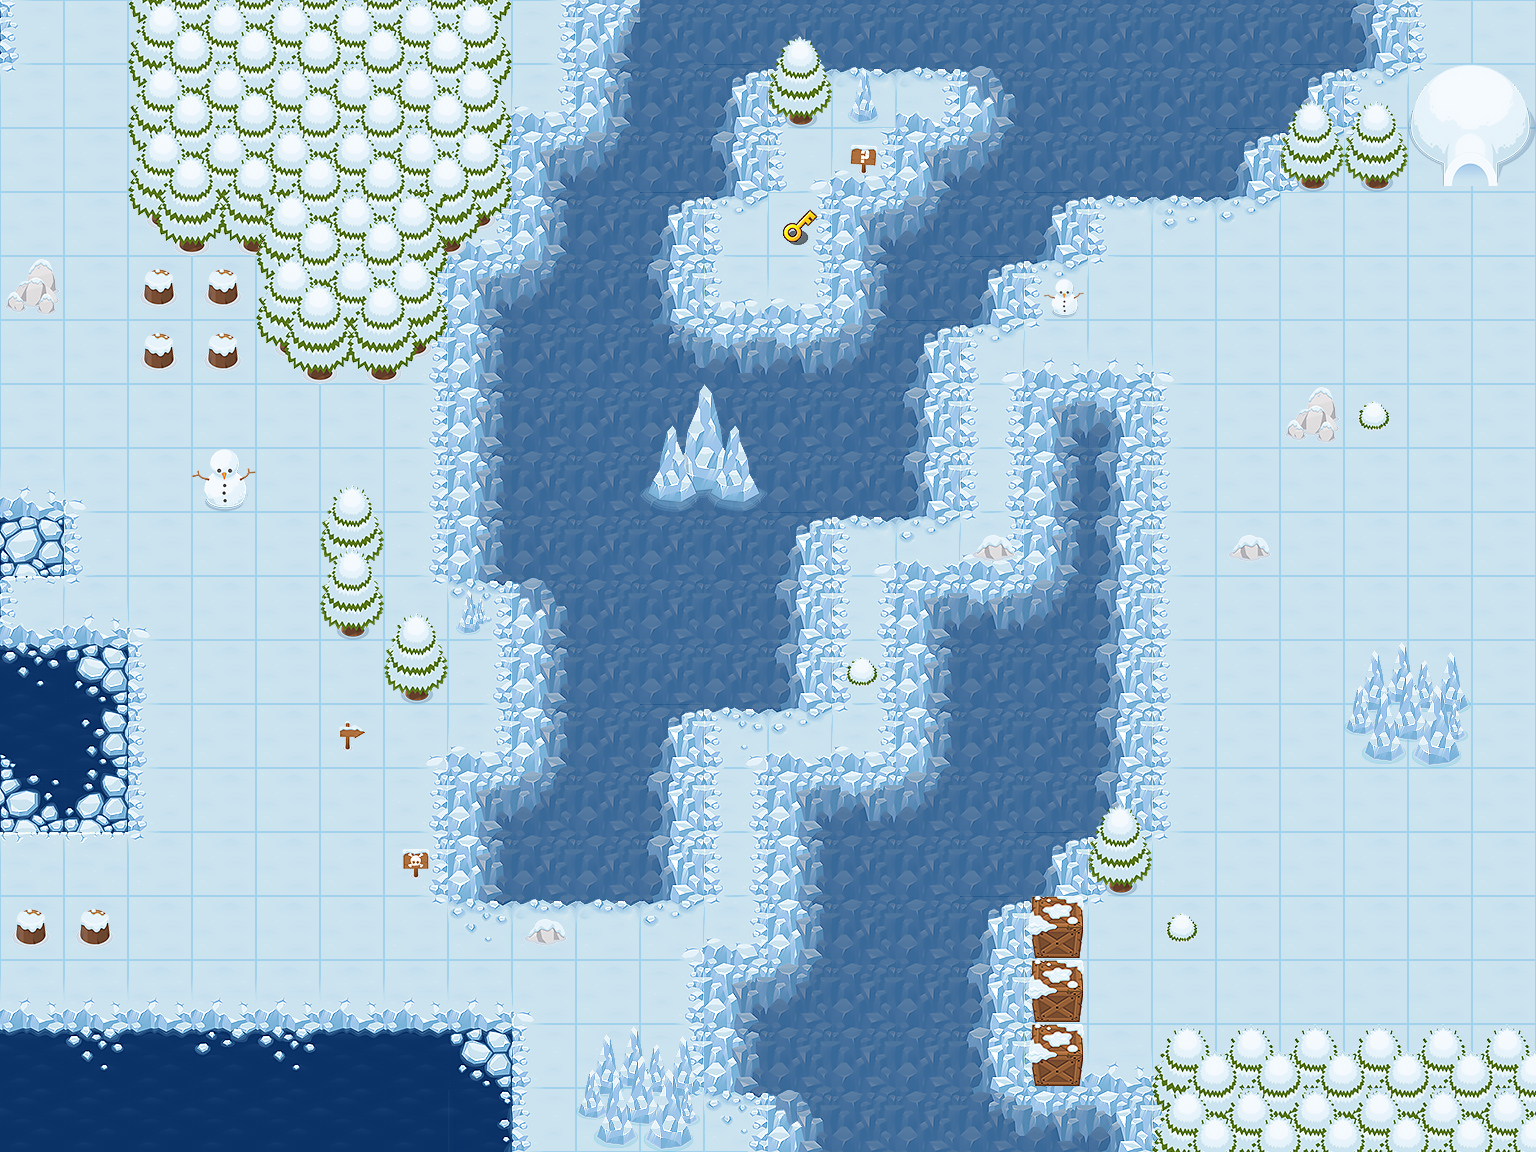

Rendered tile map (Tiled .tmx) drawn with the repository's tilesets; below, a short description and the map source with its tile grids summarised:
An orthogonal 24x18 tile map with 64x64 px tiles, 7 tile layers (flour, onFlour, sinkLayer, blockLayer, ...) and 5 objects.

<map version="1.2" tiledversion="1.2.1" orientation="orthogonal" renderorder="right-down" width="24" height="18" tilewidth="64" tileheight="64" infinite="0" nextlayerid="28" nextobjectid="14">
 <tileset firstgid="1" name="tileSheetWinter" tilewidth="64" tileheight="64" tilecount="247" columns="13">
  <image source="tileSheetWinter03-11.png" width="832" height="1216" />
 </tileset>
 <layer id="19" name="flour" width="24" height="18">
  <data>[432 cells, 266 non-empty, 20 distinct tile ids]</data>
 </layer>
 <layer id="20" name="onFlour" width="24" height="18">
  <data>[432 cells, 48 non-empty, 22 distinct tile ids]</data>
 </layer>
 <layer id="21" name="sinkLayer" width="24" height="18">
  <data>[432 cells, 169 non-empty, 22 distinct tile ids]</data>
 </layer>
 <layer id="22" name="blockLayer" width="24" height="18">
  <data>[432 cells, 64 non-empty, 22 distinct tile ids]</data>
 </layer>
 <layer id="23" name="onBlockLayer" width="24" height="18">
  <data>[432 cells, 14 non-empty, 6 distinct tile ids]</data>
 </layer>
 <layer id="24" name="railing" width="24" height="18">
  <data>[432 cells, 0 non-empty, 0 distinct tile ids]</data>
 </layer>
 <objectgroup id="7" name="playerLayer">
  <object id="1" gid="216" x="351" y="782" width="64" height="64">
   <properties>
    <property name="type" value="playerStartPosition" />
   </properties>
  </object>
  <object id="2" gid="216" x="1312" y="989" width="64" height="64">
   <properties>
    <property name="type" value="scene1Goal" />
   </properties>
  </object>
 </objectgroup>
 <objectgroup id="8" name="objectLayer">
  <object id="11" gid="196" x="1347.66" y="388.167" width="64" height="64">
   <properties>
    <property name="scene" type="int" value="1" />
    <property name="sprite" value="needToHit" />
    <property name="type" value="barrel" />
   </properties>
  </object>
  <object id="12" gid="196" x="1348.67" y="634.5" width="64" height="64">
   <properties>
    <property name="scene" type="int" value="1" />
    <property name="sprite" value="needToHit" />
    <property name="type" value="barrel" />
   </properties>
  </object>
  <object id="13" gid="196" x="1408.67" y="894.5" width="64" height="64">
   <properties>
    <property name="scene" type="int" value="1" />
    <property name="sprite" value="needToHit" />
    <property name="type" value="barrel" />
   </properties>
  </object>
 </objectgroup>
 <layer id="25" name="upperLayer" width="24" height="18">
  <data>[432 cells, 14 non-empty, 4 distinct tile ids]</data>
 </layer>
</map>
